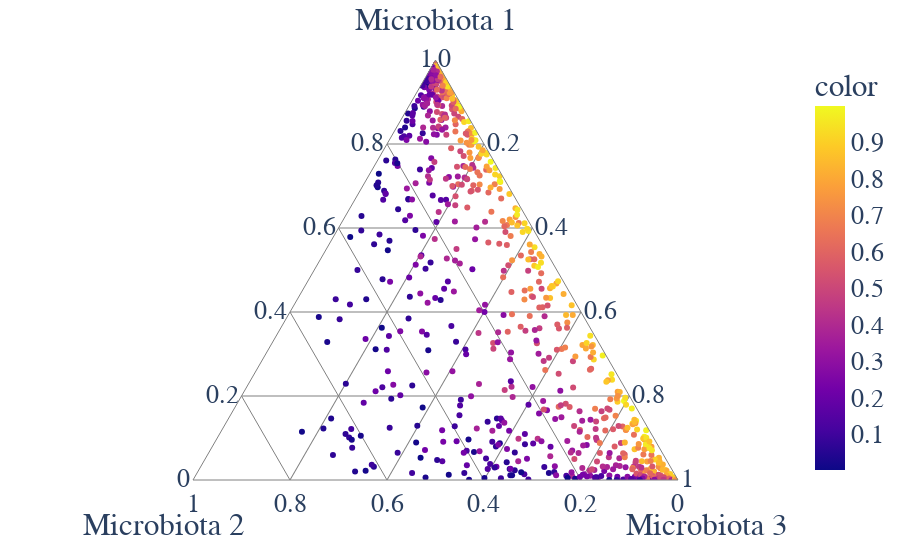

The cell this chart's notebook holds for it:
### Code cell
df = pd.DataFrame(X_sim, columns=["Microbiota 1", "Microbiota 2", "Microbiota 3"])
fig = px.scatter_ternary(df, a='Microbiota 1', 
                         b='Microbiota 2', 
                         c='Microbiota 3',
                         color=Z_sim[:, 0].squeeze())

fig = update_layout_px(fig)
#ig.update_layout(gridcolor="gray")
fig.write_image(os.path.join(savepath,
                             "Ternaryplot_SampleZ1_" +str(p)+"InstrumentStrength_"+str(instrument_strength)+".pdf" ))
fig.show()

### Figure 1 — Plotly figure (JSON) as saved in the notebook; plotly's stock layout.template omitted (floating-point values rounded to 4 significant figures; data arrays with more than 128 entries replaced by an {"elided": "..."} marker saying what was removed)
{"data": [{"a": {"elided": "1000 float values"}, "b": {"elided": "1000 float values"}, "c": {"elided": "1000 float values"}, "hovertemplate": "Microbiota 1=%{a}<br>Microbiota 2=%{b}<br>Microbiota 3=%{c}<br>color=%{marker.color}<extra></extra>", "legendgroup": "", "marker": {"color": {"elided": "1000 float values"}, "coloraxis": "coloraxis", "symbol": "circle"}, "mode": "markers", "name": "", "showlegend": false, "subplot": "ternary", "type": "scatterternary"}], "layout": {"coloraxis": {"colorbar": {"title": {"text": "color"}}, "colorscale": [[0, "#0d0887"], [0.1111, "#46039f"], [0.2222, "#7201a8"], [0.3333, "#9c179e"], [0.4444, "#bd3786"], [0.5556, "#d8576b"], [0.6667, "#ed7953"], [0.7778, "#fb9f3a"], [0.8889, "#fdca26"], [1, "#f0f921"]]}, "font": {"family": "serif", "size": 26}, "legend": {"tracegroupgap": 0}, "margin": {"t": 60}, "paper_bgcolor": "rgba(0,0,0,0)", "plot_bgcolor": "rgba(0,0,0,0)", "ternary": {"aaxis": {"gridcolor": "grey", "linecolor": "grey", "title": {"text": "Microbiota 1"}}, "baxis": {"gridcolor": "grey", "linecolor": "grey", "title": {"text": "Microbiota 2"}}, "bgcolor": "rgba(0,0,0,0)", "caxis": {"gridcolor": "grey", "linecolor": "grey", "title": {"text": "Microbiota 3"}}, "domain": {"x": [0, 1], "y": [0, 1]}}, "xaxis": {"linecolor": "black", "linewidth": 2, "showline": true}, "yaxis": {"linecolor": "black", "linewidth": 2, "showline": true}}}
